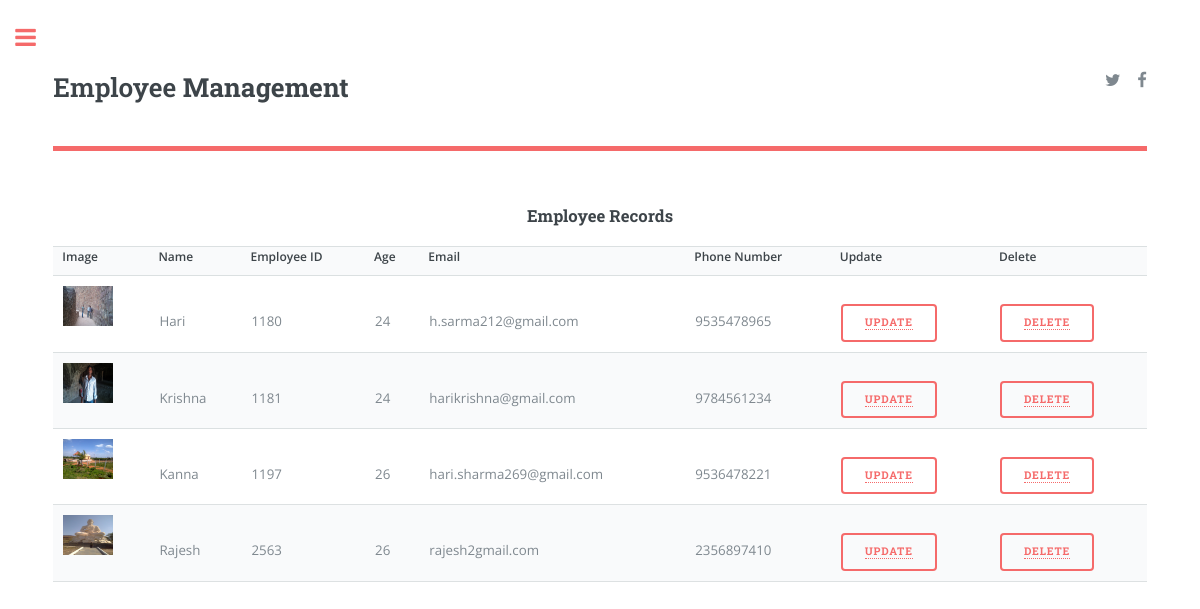
The app's page /home/ (signed in) with its own data.
### MyApp/models.py (models this page shows, shortened)
class Employee(models.Model):
    employee_number = models.IntegerField(unique=True)
    name = models.CharField(max_length=50)
    age = models.IntegerField()
    email = models.CharField(max_length=50, unique=True)
    phone_number = models.CharField(max_length=10, unique=True)
    photo =  models.ImageField(upload_to='{0}\MyApp\static\images'.format(BASE_DIR), max_length=100)

### MyApp/views.py (the view)
# urls.py: url(r'^home/', views.HomePageView.as_view()),
class HomePageView(View):
	def get(self, request, *args, **kwargs):
		try:
			if request.user.is_authenticated():
				emps = Employee.objects.all()
				data = []
				for emp in emps:
					data.append({'name': emp.name,
								 'number': emp.employee_number,
								 'age': emp.age,
								 'email': emp.email,
								 'phone': emp.phone_number,
								 'photo': str(emp.photo.url.split('/')[-1])})
				return render_to_response('home.html',
										  {'user': str(request.user),
										   'data': data})
			else:
				return HttpResponseRedirect('/load/')
		except:
			return HttpResponseRedirect('/load/')

### MyApp/templates/home.html (shortened to what this page needs)
<!DOCTYPE HTML>
{% load static %}
{% include 'head.html' %}
<html>
	<body>
			<div id="wrapper">
					<div id="main">
						<div class="inner">
							{% include 'header.html' %}
								{% include 'content.html' %}
						</div>
					</div>
			</div>
	</body>
</html>

### MyApp/templates/head.html (shortened to what this page needs)
<head>
		{% load static %}
		<link rel="stylesheet" href="{% static 'assets/css/main.css' %}" />
</head>

### MyApp/templates/header.html
								<header id="header">
									<a href="index.html" class="logo"><h2><strong>Employee</strong> Management</h2></a>
									<ul class="icons">
										<li><a href="#" class="icon fa-twitter"><span class="label">Twitter</span></a></li>
										<li><a href="#" class="icon fa-facebook"><span class="label">Facebook</span></a></li>
									</ul>
								</header>

### MyApp/templates/content.html
								{% load static %}
								<section id="banner">
									<div class="content">
										<h3 align="center">Employee Records</h3>
										<table align="center">
											<tr>
												<th>Image</th>
												<th>Name</th>
												<th>Employee ID</th>
												<th>Age</th>
												<th>Email</th>
												<th>Phone Number</th>
												<th>Update</th>
												<th>Delete</th>
											</tr>
											{% for emp in data %}
												<tr>
													{% static "" as baseUrl %}
													<td><img src="{{baseUrl}}images/{{emp.photo}}" height="40" width="50"></td>
													<td>{{emp.name}}</td>
													<td>{{emp.number}}</td>
													<td>{{emp.age}}</td>
													<td>{{emp.email}}</td>
													<td>{{emp.phone}}</td>
													<td><button><a href="/update/{{emp.number}}">Update</a></button></td>
													<td><button><a href="/delete/{{emp.number}}">Delete</a></button></td>
												</tr>
											{% endfor %}
										</table>
								</section>

### MyApp/templates/sidebar.html (shortened to what this page needs)
					{% load static %}

### MyApp/templates/js_scripts.html (shortened to what this page needs)
			{% load static %}

### records on screen
Employee: name "Hari", email "h.sarma212@gmail.com", phone "9535478965"
Employee: name "Krishna", email "harikrishna@gmail.com", phone "9784561234"
Employee: name "Kanna", email "hari.sharma269@gmail.com", phone "9536478221"
Employee: name "Rajesh", email "rajesh2gmail.com", phone "2356897410"

### other values on screen
{{ emp.number }} "1180" "1181" "1197" "2563"
{{ emp.age }} "24" "24" "26" "26"
